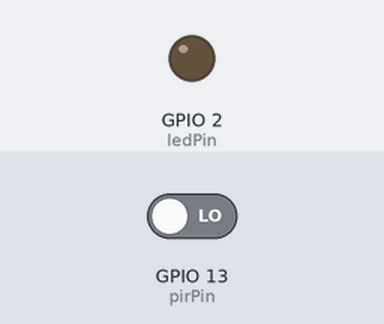
Bench run of a sketch on a simulated ESP32. On the bench: output pins drawn as LEDs (lit = HIGH). The inputs (shaded band) are chosen by the test bench; at power-on: GPIO 13 (pirPin) LOW. WiFi joins after 1.5 s; servers stay silent unless stated; what the sketch prints to the serial monitor is not drawn.

Above: at 2.7 s.
2.8 s: GPIO 13 (pirPin) driven HIGH
At 3.8 s:
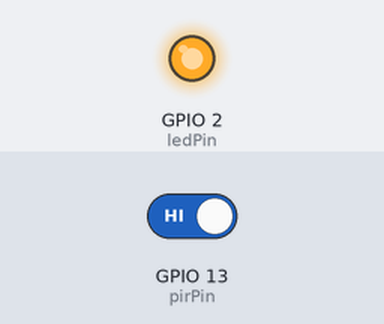
4.3 s: GPIO 13 (pirPin) driven LOW
At 5.0 s:
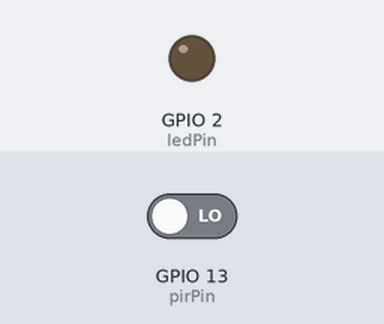
Timing chart, 0 to 7.3 s (numbered marks = the images above; inputs shaded):
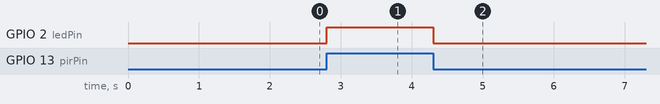

Measured:
- after the input at 2.8 s, GPIO 2 (ledPin): LOW → HIGH at once
- after the input at 4.3 s, GPIO 2 (ledPin): HIGH → LOW at once

The sketch:

alarmamovimientoIoThotspot.ino
```cpp
#include <WiFi.h>
#include <WiFiClientSecure.h>
#include <UniversalTelegramBot.h>
#include <ArduinoJson.h>

// Configuración WiFi
const char* ssid = "iPhone de Bryant";
const char* password = "123456711";

// Configuración del bot de Telegram
const char* botToken = "6737245222:AAH8S5uR1JhXhOzO_XiFynQZdc5n5bBc8qM"; // Coloca aquí el token de tu bot

// Configuración del cliente WiFi y el bot
WiFiClientSecure client;
UniversalTelegramBot bot(botToken, client);

// Definir pines para el sensor PIR y el LED
const int pirPin = 13; // Pin GPIO para el sensor PIR
const int ledPin = 2;  // Pin GPIO para el LED

void setup() {
  // Iniciar comunicación serial
  Serial.begin(115200);

  // Configurar el pin del LED como salida
  pinMode(ledPin, OUTPUT);
  // Configurar el pin del sensor PIR como entrada
  pinMode(pirPin, INPUT);

  // Conexión a la red WiFi
  WiFi.begin(ssid, password);
  Serial.print("Conectando a WiFi");
  while (WiFi.status() != WL_CONNECTED) {
    delay(500);
    Serial.print(".");
  }
  Serial.println();
  Serial.println("Conectado a la red WiFi");
  Serial.print("Dirección IP: ");
  Serial.println(WiFi.localIP());

  // Configuración del cliente WiFi seguro
  client.setInsecure();
}

void loop() {
  // Leer el estado del sensor PIR
  int pirState = digitalRead(pirPin);

  if (pirState == HIGH) {
    // Movimiento detectado
    digitalWrite(ledPin, HIGH); // Encender LED
    Serial.println("Movimiento detectado!");

    // Enviar notificación a Telegram
    String chat_id = "7307070603"; // Coloca aquí tu ID de chat
    String message = "¡ALERTA MOVIMIENTO DETECTADO!";
    if (bot.sendMessage(chat_id, message, "")) {
      Serial.println("Mensaje enviado con éxito");
    } else {
      Serial.println("Error al enviar el mensaje");
    }

    // Esperar mientras el movimiento sigue siendo detectado
    while (digitalRead(pirPin) == HIGH) {
      delay(100);
    }
    // Apagar el LED cuando el movimiento cesa
    digitalWrite(ledPin, LOW);
  }

  delay(100); // Pequeña espera antes de la próxima lectura del sensor
}
```
